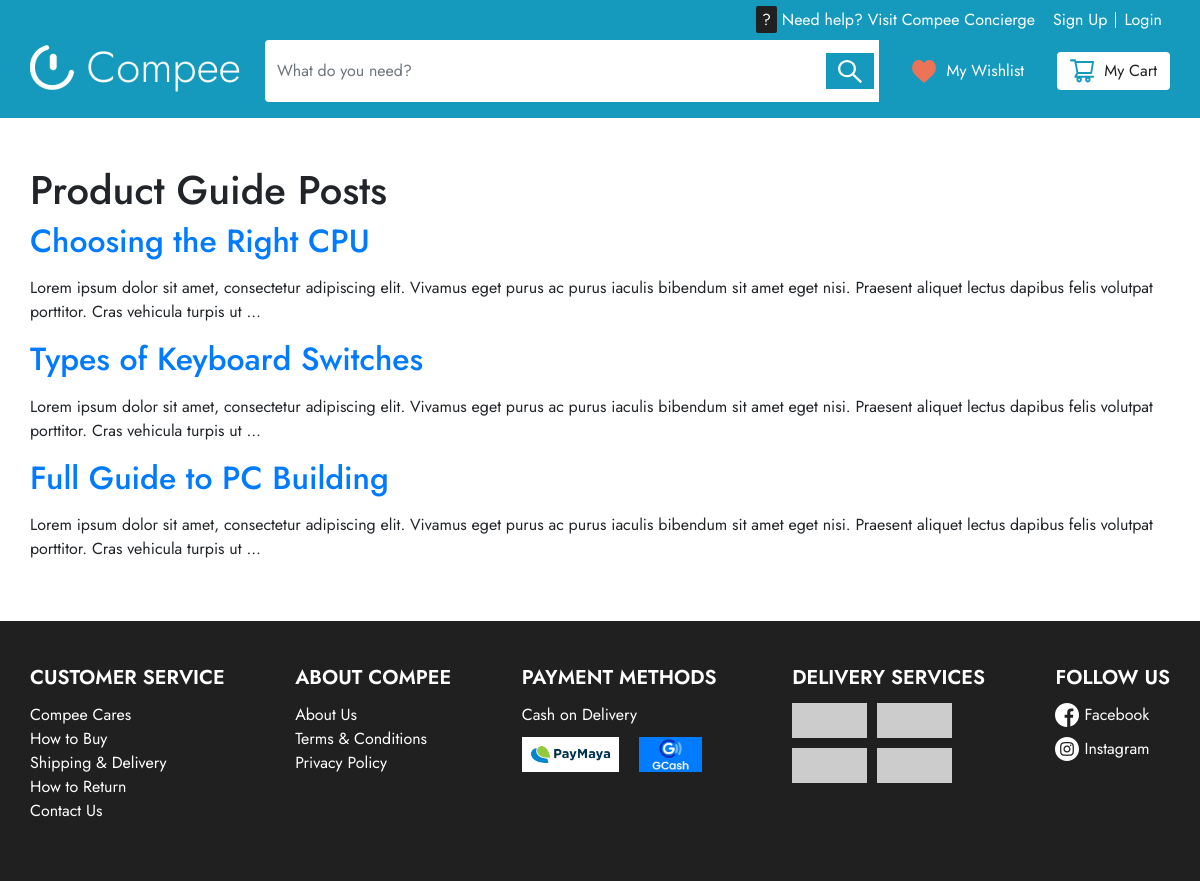
/product-guides/, run on the app's committed database.
### admins/models.py (models this page shows, shortened)
class ProductGuide(models.Model):
    id = models.AutoField(primary_key=True)
    title = models.CharField(max_length=100, blank=True, null=True)
    content = models.TextField(blank=True, null=True)
    slug = models.SlugField(unique=True, max_length=100)

### main/views.py (the view)
# urls.py: path('product-guides/', v.ProductGuideListView.as_view(
class ProductGuideListView(ListView):
    model = ProductGuide
    context_object_name = 'posts'
    paginate_by = 6
    def get_context_data(self, **kwargs):
        context = super(ProductGuideListView, self).get_context_data(**kwargs)
        context['title'] = "Product Guides"
        return context

### templates/main/pages/concierge/product_guides.html
{% extends "base.html" %}
{% block content %}
    <h1>Product Guide Posts</h1>
    {% if posts %}
        {% for post in posts %}
            <h2><a href="{% url 'product-guide' post.slug %}">{{ post.title }}</a></h2>
            <p>{{ post.content|safe|truncatewords:"30"|linebreaks }}</p>
        {% endfor %}
    {% else %}
        <p>There are no posts to display!</p>
    {% endif %}
{% endblock content %}

### static/css/style.css (style rules this page uses)
* { padding: 0; margin: 0; text-decoration: none; }
html, body { height: 100%; min-width: 100%; min-height: 100%; position: relative; font-family: 'Jost', sans-serif; }
a { text-decoration: none; }

### data on the page
ProductGuide: title "Choosing the Right CPU", content "Lorem ipsum dolor sit amet, consectetur adipiscing elit. Vivamus eget purus ac purus iaculis bibendum sit amet eget nisi. Praesent aliquet lectus dapibus felis volutpat porttitor. Cras vehicula turpis ut …"
ProductGuide: title "Types of Keyboard Switches", content "Lorem ipsum dolor sit amet, consectetur adipiscing elit. Vivamus eget purus ac purus iaculis bibendum sit amet eget nisi. Praesent aliquet lectus dapibus felis volutpat porttitor. Cras vehicula turpis ut …"
ProductGuide: title "Full Guide to PC Building", content "Lorem ipsum dolor sit amet, consectetur adipiscing elit. Vivamus eget purus ac purus iaculis bibendum sit amet eget nisi. Praesent aliquet lectus dapibus felis volutpat porttitor. Cras vehicula turpis ut …"
